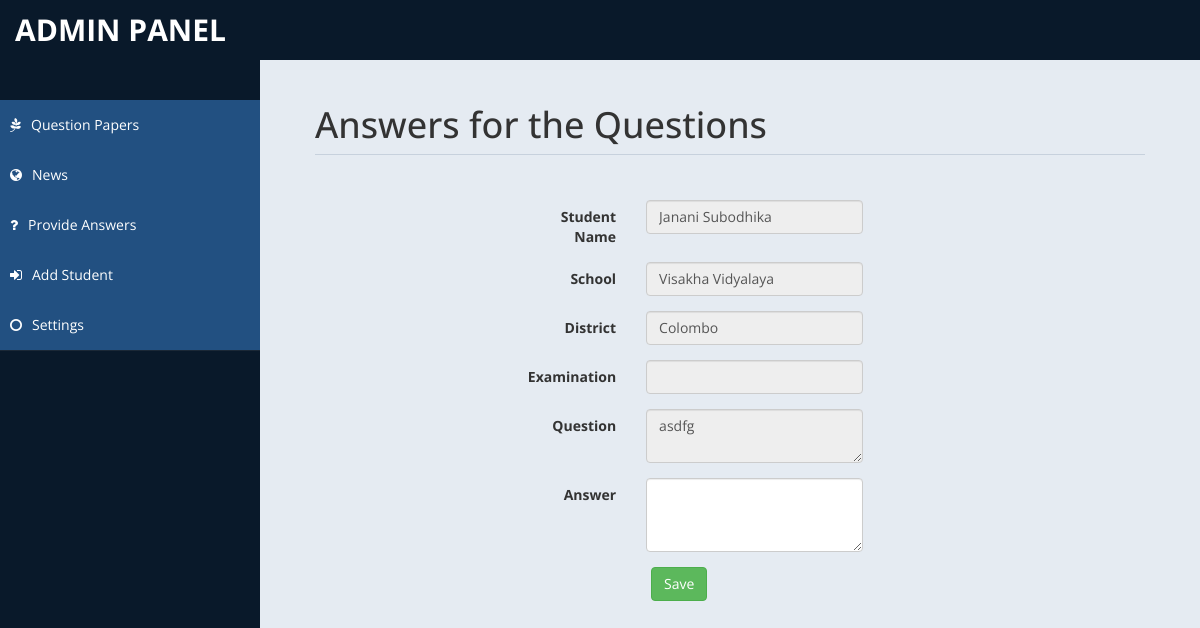
The page /submitanswer.php?id=4 on the database as committed earlier.
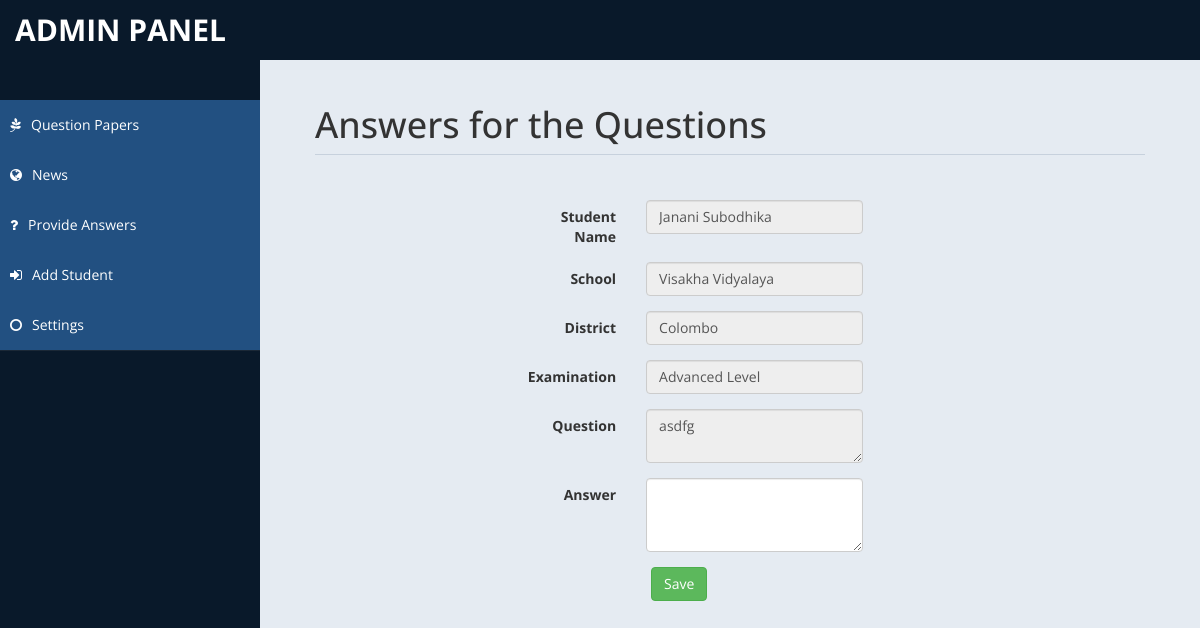
The same page on the database as committed later.
### tables this page shows
CREATE TABLE IF NOT EXISTS `question` (
  `question_id` int(11) NOT NULL,
  `student_id` int(11) NOT NULL,
  `question` varchar(300) NOT NULL,
  `answer` varchar(300) DEFAULT NULL,
  PRIMARY KEY (`question_id`),
  KEY `FK_question_users` (`student_id`),
  CONSTRAINT `FK_question_users` FOREIGN KEY (`student_id`) REFERENCES `users` (`id`)
);

CREATE TABLE IF NOT EXISTS `users` (
  `id` int(11) NOT NULL AUTO_INCREMENT,
  `username` varchar(50) NOT NULL,
  `password` varchar(50) NOT NULL,
  `school` varchar(50) DEFAULT NULL,
  `name` varchar(100) DEFAULT NULL,
  `examination` varchar(50) DEFAULT NULL,
  `district` varchar(50) DEFAULT NULL,
  PRIMARY KEY (`id`)
);

### submitanswer.php (the view, shortened to what the changed rows need)
<?php
require_once 'db/dbConnection.php';
$id = $_GET['id'];
$sql = "SELECT * FROM question INNER JOIN users ON question.student_id=users.id WHERE question_id=" . $id . ";";
$result = $conn->query($sql);
if ($result->num_rows > 0) {
    while ($row = $result->fetch_assoc()) {
        $name = $row["name"];
        $school = $row["school"];
        $examination = $row["examination"];
        $district = $row["district"];
        $question = $row["question"];
    }
}
?>
<!DOCTYPE html>
<html xmlns="http://www.w3.org/1999/xhtml">
<head>
    <link href="assets/css/bootstrap.css" rel="stylesheet" />
    <link href="assets/css/font-awesome.css" rel="stylesheet" />
    <link href="assets/css/custom-styles.css" rel="stylesheet" />
</head>
<body>
    <div id="wrapper">
        <div id="page-wrapper" >
            <div id="page-inner">
		<div class="col-md-12">
                        <h1 class="page-header">
                            Answers for the Questions
                        </h1>
                </div>
                <div class="row">
                    <div class="col-md-5 col-md-offset-3">
                        <form action="#" class="form-horizontal" method="post">
                            <fieldset>
                                <div class="form-group">
                                    <div class="col-sm-8">
                                        <input type="text" class="form-control" name="studentname" id="studentname" value="<?php echo $name ?>" disabled>
                                    </div>
                                </div>
                                <div class="form-group">
                                    <div class="col-sm-8">
                                        <input type="text" class="form-control" name="school" id="school"  value="<?php echo $school ?>" disabled>
                                    </div>
                                </div>
                                <div class="form-group">
                                    <div class="col-sm-8">
                                        <input type="text" class="form-control" name="district" id="district" value="<?php echo $district ?>" disabled>
                                    </div>
                                </div>
                                <div class="form-group">
                                    <div class="col-sm-8">
                                        <input type="text" class="form-control" name="examination" id="examination" value="<?php echo $examination ?>" disabled>
                                    </div>
                                </div>
                                <div class="form-group">
                                    <div class="col-sm-8">
                                        <textArea type="text" class="form-control" name="qusetion" id="question" rows="2" disabled><?php echo $question ?></textarea>
                                    </div>
                                </div>
                            </fieldset>
                        </form>
                    </div>
                </div>
            </div>
        </div>
    </div>
</body>
</html>

Rows that differ between the two databases and show on the page:
changed through a linked row, question "asdfg": examination (not shown) → "Advanced Level"
